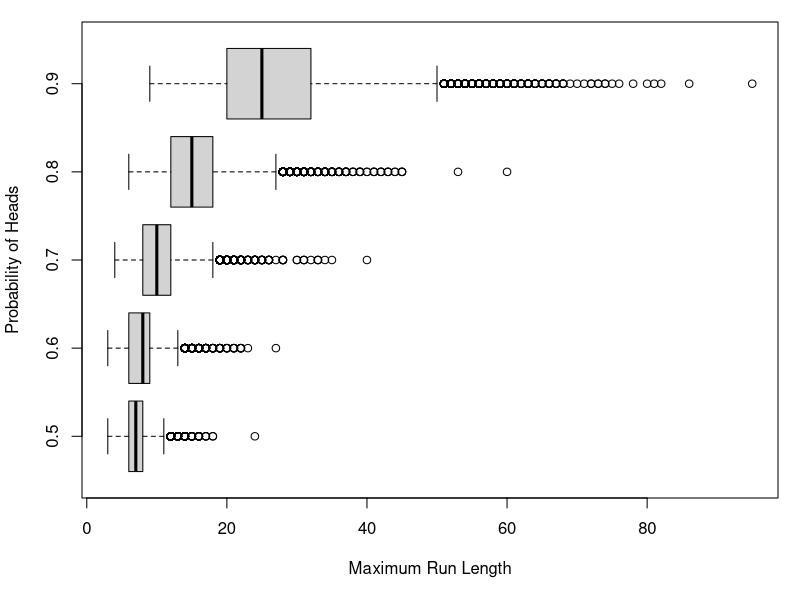

Write R code to recreate this figure.
## ---- chunk 1
simtosses <- function(nsim, ntoss, probH = 1/2) { 
  matrix(sample(0:1, ntoss * nsim, replace = TRUE,
                prob = c(1 - probH, probH)), 
         ncol = nsim)
}
ntoss <- 100
nsim <- 10000
sims <- simtosses(nsim, ntoss)
## ---- chunk 2
fmaxrl <- function(x, outcome = NULL) { 
  xr <- rle(x)
  if (!is.null(outcome)) {
    is_outcome <- (xr$values == outcome) 
    xr$lengths <- xr$lengths[is_outcome]
  }
  if (length(xr$lengths) == 0L) 0 else max(xr$lengths) 
}
## ---- chunk 3
phat <- mean(apply(sims, 2, fmaxrl) >= 6) 
phat
## ---- chunk 4
x <- sum(apply(sims, 2, fmaxrl) >= 6)
binom.test(x, nsim)          # Args are number of successes and number of trials.
## ---- chunk 5
x <- sum(apply(sims, 2, fmaxrl) >= 6) 
prop.test(x, nsim)
prop.test(x, nsim)$conf.int
## ---- chunk 6
x <- apply(sims, 2, fmaxrl) 
muhat <- mean(x)
muhat
sigmahat <- sd(x) 
sigmahat
sigmahat / sqrt(nsim)
muhat + qnorm(c(0.025, 0.975)) * sigmahat / sqrt(nsim)
t.test(x)
t.test(x)$conf.int
## ---- chunk 7
nsim <- 10000
ntoss <- 100
pH <- c(0.5, 0.6, 0.7, 0.8, 0.9)
res <- matrix(nrow = nsim, ncol = length(pH)) 
colnames(res) <- pH
for (i in seq_along(pH)) {
  res[, i] <- apply(simtosses(nsim, ntoss, probH = pH[i]), 2, fmaxrl) 
}
muhat <- apply(res, 2, mean) 
sigmahat <- apply(res, 2, sd) 
se.muhat <- sigmahat / sqrt(nsim) 
round(rbind(muhat, se.muhat), 3)
## ---- chunk 8
apply(res, 2, quantile, probs = c(0, 0.05, 0.25, 0.5, 0.75, 0.95, 1))
## ---- chunk 9
#| fig-cap: "Maximum run lengths in 10,000 simulations of 100 tosses of a biased coin."
#| fig-alt: "Maximum run lengths in 10,000 simulations of 100 tosses of a biased coin."

opar <- par(mar = c(5.1, 4.1, 1.1, 1.1)) 
boxplot(res, horizontal = TRUE,
        xlab = "Maximum Run Length", ylab = "Probability of Heads") 
par(opar)
## ---- chunk 10
0.9^100
## ---- chunk 11
1 - (1 - 0.9^100)^10000
